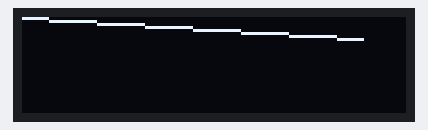
The sketch below on a simulated Arduino Uno, built with avr-gcc and run on an emulated ATmega328P. On the bench: 128×32 one-colour display. Random numbers use the default seed unless the sketch sets one.

Above: at 0.1 s.
At 5.03 s:
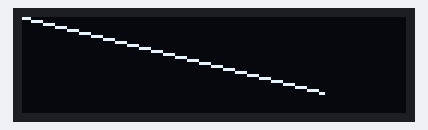
At 9.95 s:
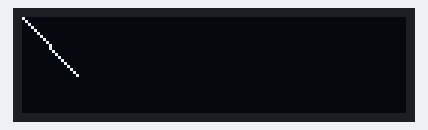
At 19.93 s:
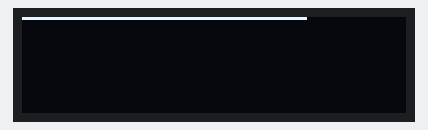
At 29.88 s:
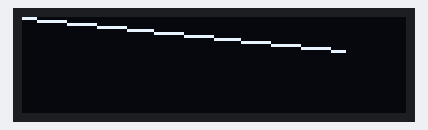
At 39.85 s:
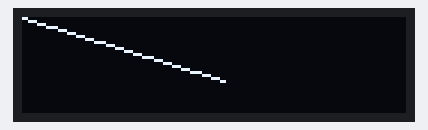

The sketch:

ch5_2.ino
```cpp
#include <SPI.h>
#include <Wire.h>
#include <Adafruit_GFX.h>
#include <Adafruit_SSD1306.h>

#define OLED_RESET 6
Adafruit_SSD1306 display(OLED_RESET);

#define NUMFLAKES 10
#define XPOS 0
#define YPOS 1
#define DELTAY 2


#define LOGO16_GLCD_HEIGHT 16
#define LOGO16_GLCD_WIDTH  16


void setup()   {
  Serial.begin(9600);
  //initialize with the I2C addr 0x3C (for the 128x32)
  display.begin(SSD1306_SWITCHCAPVCC, 0x3C);
}

void loop() {
  display.clearDisplay();
  display.drawLine(0,0,random(0,128),random(0,32),WHITE);
  display.display();
  delay(100);
}
```
